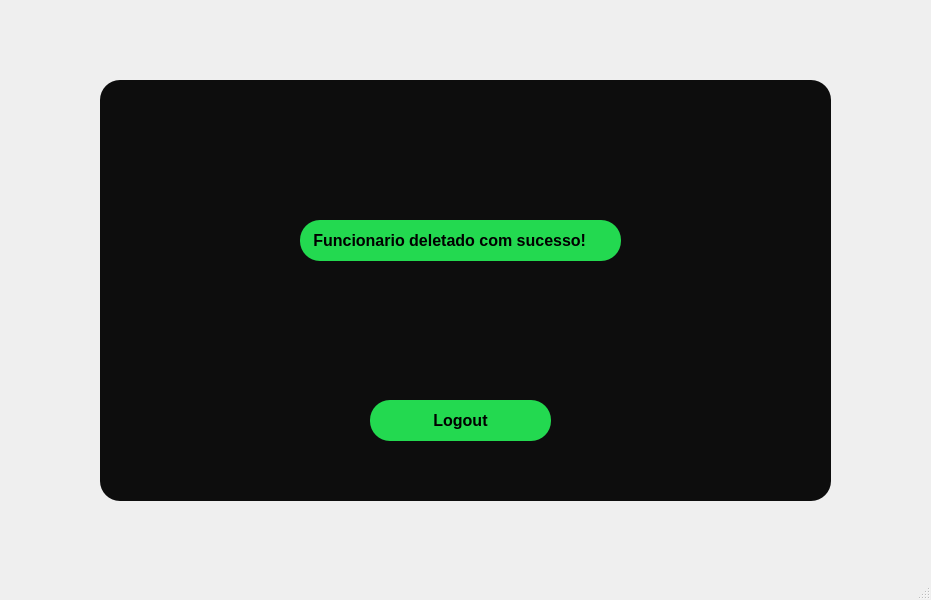
<?xml version="1.0" encoding="UTF-8"?>
<ui version="4.0">
 <class>MainWindow</class>
 <widget class="QMainWindow" name="MainWindow">
  <property name="geometry">
   <rect>
    <x>0</x>
    <y>0</y>
    <width>931</width>
    <height>600</height>
   </rect>
  </property>
  <property name="windowTitle">
   <string>MainWindow</string>
  </property>
  <widget class="QWidget" name="centralwidget">
   <widget class="QWidget" name="widget" native="true">
    <property name="geometry">
     <rect>
      <x>100</x>
      <y>80</y>
      <width>731</width>
      <height>421</height>
     </rect>
    </property>
    <property name="styleSheet">
     <string notr="true">border-radius: 20px;
background-color: rgb(13, 13, 13);</string>
    </property>
    <widget class="QLabel" name="label">
     <property name="geometry">
      <rect>
       <x>420</x>
       <y>330</y>
       <width>161</width>
       <height>21</height>
      </rect>
     </property>
     <property name="styleSheet">
      <string notr="true">color: rgb(35, 217, 80);</string>
     </property>
     <property name="text">
      <string/>
     </property>
    </widget>
    <widget class="QLabel" name="label_2">
     <property name="geometry">
      <rect>
       <x>200</x>
       <y>140</y>
       <width>321</width>
       <height>41</height>
      </rect>
     </property>
     <property name="font">
      <font>
       <family>Arial</family>
       <pointsize>12</pointsize>
       <weight>75</weight>
       <bold>true</bold>
      </font>
     </property>
     <property name="styleSheet">
      <string notr="true">background-color: rgb(35, 217, 80);
border-radius: 20px;</string>
     </property>
     <property name="text">
      <string>   Funcionario deletado com sucesso!</string>
     </property>
    </widget>
    <widget class="QPushButton" name="pushButton_5">
     <property name="geometry">
      <rect>
       <x>270</x>
       <y>320</y>
       <width>181</width>
       <height>41</height>
      </rect>
     </property>
     <property name="font">
      <font>
       <family>Arial</family>
       <pointsize>12</pointsize>
       <weight>75</weight>
       <bold>true</bold>
      </font>
     </property>
     <property name="styleSheet">
      <string notr="true">background-color: rgb(35, 217, 80);
border-radius: 20px;</string>
     </property>
     <property name="text">
      <string>Logout</string>
     </property>
    </widget>
   </widget>
  </widget>
  <widget class="QMenuBar" name="menubar">
   <property name="geometry">
    <rect>
     <x>0</x>
     <y>0</y>
     <width>931</width>
     <height>22</height>
    </rect>
   </property>
  </widget>
  <widget class="QStatusBar" name="statusbar"/>
 </widget>
 <resources/>
 <connections/>
</ui>
